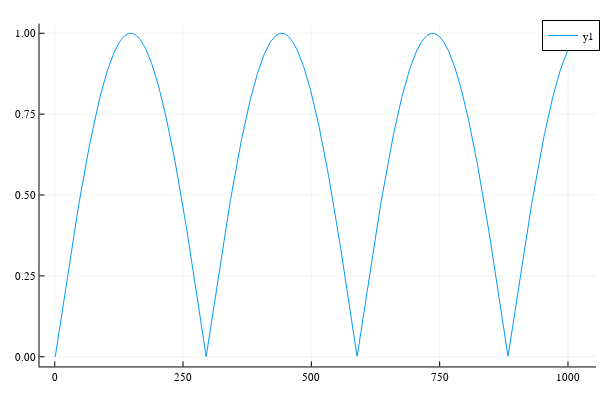

Write notebook code for a chart like this one.
### Code cell
# Simulate to check that magnitude is same as BlochSim.jl, and get target pattern to recover the pulse
Mx = zeros(N * os, 1)
My = zeros(N * os, 1)
Mz = zeros(N * os, 1)
Mx0 = 0
My0 = 0
Mz0 = 1.0
for ii = 1 : N * os
    rfg = [rf * dt / 1000 * GAMMA; b1[ii]; 2 * π * 0 / N; Mx0; My0; Mz0];
    M = myBlochSimB1(rfg)
    Mx[ii] = M[1]
    My[ii] = M[2]
    Mz[ii] = M[3]
end
plot(abs.(Complex.(Mx, My)))

### Figure 1 — Plotly figure (JSON) as saved in the notebook; plotly's stock layout.template omitted (floating-point values rounded to 4 significant figures; data arrays with more than 128 entries replaced by an {"elided": "..."} marker saying what was removed)
{"data": [{"colorbar": {"title": ""}, "legendgroup": "y1", "line": {"color": "rgba(0, 154, 250, 1.000)", "dash": "solid", "shape": "linear", "width": 1}, "mode": "lines", "name": "y1", "showlegend": true, "type": "scatter", "x": {"elided": "1024 int values"}, "xaxis": "x", "y": {"elided": "1024 float values"}, "yaxis": "y", "zmax": null, "zmin": null}], "layout": {"annotations": [], "height": 400, "legend": {"bgcolor": "rgba(255, 255, 255, 1.000)", "bordercolor": "rgba(0, 0, 0, 1.000)", "borderwidth": 1, "font": {"color": "rgba(0, 0, 0, 1.000)", "family": "sans-serif", "size": 11}, "title": {"font": {"color": "rgba(0, 0, 0, 1.000)", "family": "sans-serif", "size": 15}, "text": ""}, "tracegroupgap": 0, "traceorder": "normal", "x": 1, "xanchor": "auto", "y": 1, "yanchor": "auto"}, "margin": {"b": 20, "l": 0, "r": 0, "t": 20}, "paper_bgcolor": "rgba(255, 255, 255, 1.000)", "plot_bgcolor": "rgba(255, 255, 255, 1.000)", "showlegend": true, "width": 600, "xaxis": {"anchor": "y", "domain": [0.06582, 0.9934], "gridcolor": "rgba(0, 0, 0, 0.100)", "gridwidth": 0.5, "linecolor": "rgba(0, 0, 0, 1.000)", "mirror": false, "range": [-29.69, 1055.0], "showgrid": true, "showline": true, "showticklabels": true, "tickangle": 0, "tickcolor": "rgb(0, 0, 0)", "tickfont": {"color": "rgba(0, 0, 0, 1.000)", "family": "sans-serif", "size": 11}, "tickmode": "array", "ticks": "inside", "ticktext": ["0", "250", "500", "750", "1000"], "tickvals": [0, 250, 500, 750, 1000], "title": "", "titlefont": {"color": "rgba(0, 0, 0, 1.000)", "family": "sans-serif", "size": 15}, "type": "-", "visible": true, "zeroline": false, "zerolinecolor": "rgba(0, 0, 0, 1.000)"}, "yaxis": {"anchor": "x", "domain": [0.03762, 0.9902], "gridcolor": "rgba(0, 0, 0, 0.100)", "gridwidth": 0.5, "linecolor": "rgba(0, 0, 0, 1.000)", "mirror": false, "range": [-0.03, 1.03], "showgrid": true, "showline": true, "showticklabels": true, "tickangle": 0, "tickcolor": "rgb(0, 0, 0)", "tickfont": {"color": "rgba(0, 0, 0, 1.000)", "family": "sans-serif", "size": 11}, "tickmode": "array", "ticks": "inside", "ticktext": ["0.00", "0.25", "0.50", "0.75", "1.00"], "tickvals": [0, 0.25, 0.5, 0.75, 1], "title": "", "titlefont": {"color": "rgba(0, 0, 0, 1.000)", "family": "sans-serif", "size": 15}, "type": "-", "visible": true, "zeroline": false, "zerolinecolor": "rgba(0, 0, 0, 1.000)"}}}
